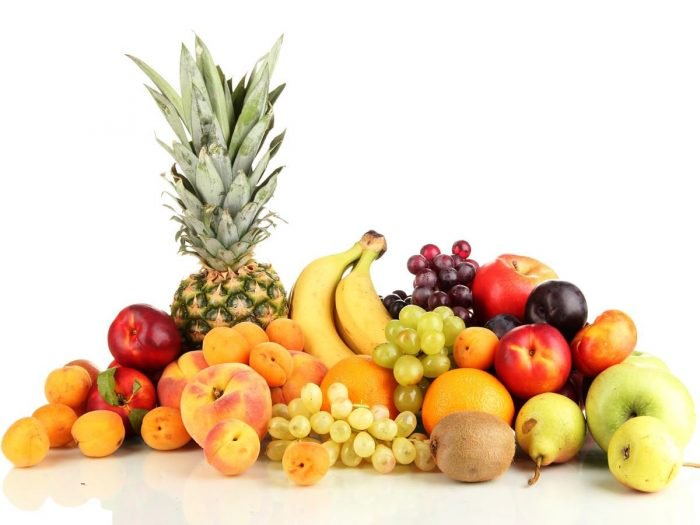
//> input picture cuda/2-opencv/2-imread/img/fruit.jpg, 700 x 525 px
$ ./blur   (built with g++ and OpenCV 4)
//> lines starting //> are read from the running program, lines starting //| are printed output that depends on the picture
#include <iostream>
#include "opencv2/imgproc.hpp"
#include "opencv2/imgcodecs.hpp"
#include "opencv2/highgui.hpp"
using namespace std;
using namespace cv;
int DELAY_CAPTION = 1500;
int DELAY_BLUR = 100;
int MAX_KERNEL_LENGTH = 31;
Mat src; Mat dst;
char window_name[] = "Smoothing Demo";
int display_caption( const char* caption );
int display_dst( int delay );
int main( int argc, char ** argv )
{
    namedWindow( window_name, WINDOW_AUTOSIZE );
    const char* filename = argc >=2 ? argv[1] : "images/fruit.jpg";
    src = imread( filename, IMREAD_COLOR );
//> src is the input picture: 525 rows x 700 cols, CV_8UC3; mean B, G, R 183.9, 212.4, 232.6
    if(src.empty()){
        printf(" Error opening image\n");
        printf(" Usage: ./Smoothing [image_name -- default ../data/lena.jpg] \n");
        return -1;
    }
    if( display_caption( "Original Image" ) != 0 ) { return 0; }
    dst = src.clone();
    if( display_dst( DELAY_CAPTION ) != 0 ) { return 0; }
    if( display_caption( "Homogeneous Blur" ) != 0 ) { return 0; }
    for ( int i = 1; i < MAX_KERNEL_LENGTH; i = i + 2 )
    { blur( src, dst, Size( i, i ), Point(-1,-1) );
        if( display_dst( DELAY_BLUR ) != 0 ) { return 0; } }
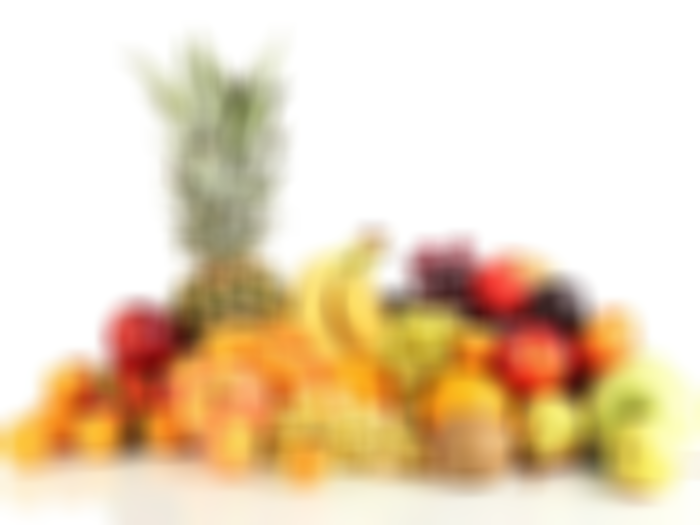
//> dst: 525 rows x 700 cols, CV_8UC3; mean B, G, R 183.9, 212.4, 232.6
    if( display_caption( "Gaussian Blur" ) != 0 ) { return 0; }
    for ( int i = 1; i < MAX_KERNEL_LENGTH; i = i + 2 )
    { GaussianBlur( src, dst, Size( i, i ), 0, 0 );
        if( display_dst( DELAY_BLUR ) != 0 ) { return 0; } }
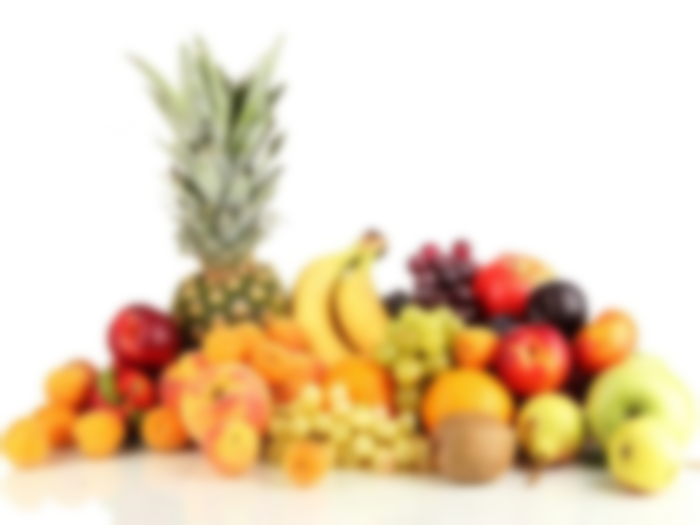
//> dst: 525 rows x 700 cols, CV_8UC3; mean B, G, R 183.9, 212.4, 232.6
    if( display_caption( "Median Blur" ) != 0 ) { return 0; }
    for ( int i = 1; i < MAX_KERNEL_LENGTH; i = i + 2 )
    { medianBlur ( src, dst, i );
        if( display_dst( DELAY_BLUR ) != 0 ) { return 0; } }
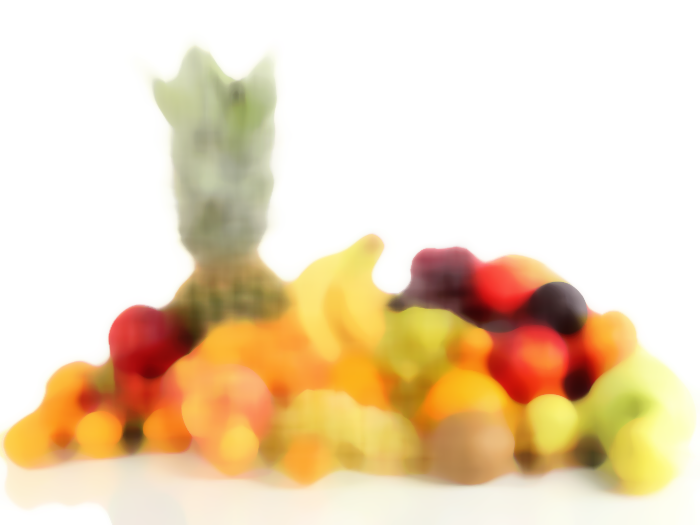
//> dst: 525 rows x 700 cols, CV_8UC3; mean B, G, R 185.4, 215.6, 236.8
    if( display_caption( "Bilateral Blur" ) != 0 ) { return 0; }
    for ( int i = 1; i < MAX_KERNEL_LENGTH; i = i + 2 )
    { bilateralFilter ( src, dst, i, i*2, i/2 );
        if( display_dst( DELAY_BLUR ) != 0 ) { return 0; } }
    display_caption( "Done!" );
    return 0;
}
int display_caption( const char* caption )
{
    dst = Mat::zeros( src.size(), src.type() );
    putText( dst, caption,
             Point( src.cols/4, src.rows/2),
             FONT_HERSHEY_COMPLEX, 1, Scalar(255, 255, 255) );
    return display_dst(DELAY_CAPTION);
}
int display_dst( int delay )
{
    imshow( window_name, dst );
    int c = waitKey ( delay );
    if( c >= 0 ) { return -1; }
    return 0;
}
